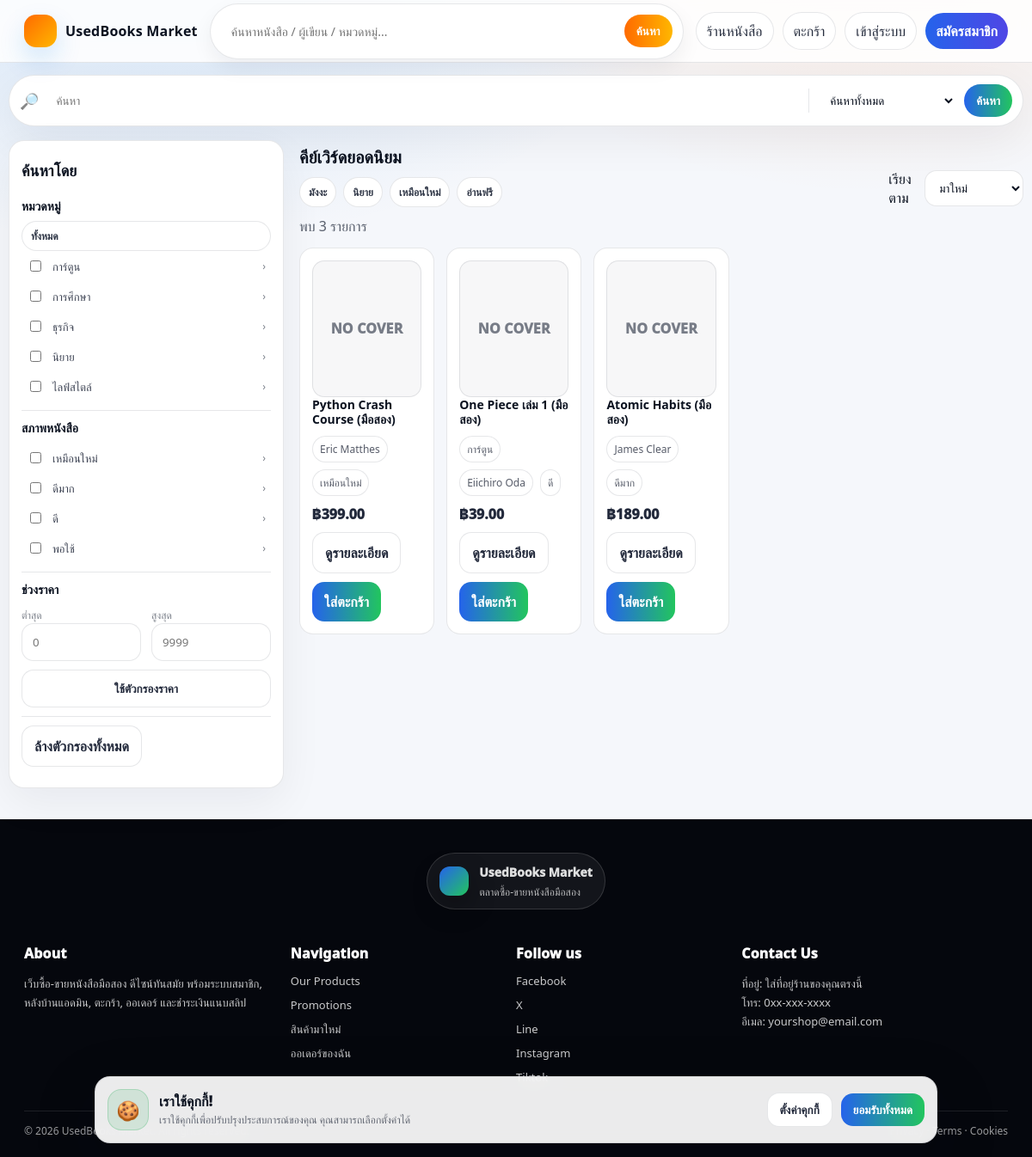
Page /public/shop.php on the committed database.
### tables this page shows
CREATE TABLE IF NOT EXISTS categories (
  id INT AUTO_INCREMENT PRIMARY KEY,
  name VARCHAR(80) NOT NULL UNIQUE
);

CREATE TABLE IF NOT EXISTS books (
  id INT AUTO_INCREMENT PRIMARY KEY,
  title VARCHAR(200) NOT NULL,
  author VARCHAR(160) NULL,
  category_id INT NULL,
  price DECIMAL(10,2) NOT NULL DEFAULT 0,
  `condition` ENUM('เหมือนใหม่','ดีมาก','ดี','พอใช้') NOT NULL DEFAULT 'ดี',
  stock INT NOT NULL DEFAULT 1,
  description TEXT NULL,
  cover_path VARCHAR(255) NULL,
  preview_path VARCHAR(255) NULL,
  is_published TINYINT(1) NOT NULL DEFAULT 1,
  created_at TIMESTAMP DEFAULT CURRENT_TIMESTAMP,
  FOREIGN KEY (category_id) REFERENCES categories(id) ON DELETE SET NULL
);

### config/auth.php (called while the page is built, shortened)
<?php
function e($s){ return htmlspecialchars((string)$s, ENT_QUOTES, 'UTF-8'); }

### public/shop.php (the view, shortened to what this page needs)
<?php
require_once __DIR__ . "/../config/auth.php";
require_once __DIR__ . "/partials/header.php";
$q = trim($_GET["q"] ?? "");
$scope = $_GET["scope"] ?? "all";
$cat = $_GET["cat"] ?? "";
$cond = $_GET["cond"] ?? "";
$minp = $_GET["minp"] ?? "";
$maxp = $_GET["maxp"] ?? "";
$sort = $_GET["sort"] ?? "new";
$page = max(1, (int)($_GET["page"] ?? 1));
$per = 12;
$off = ($page-1) * $per;
$cats = $pdo->query("SELECT id,name FROM categories ORDER BY name")->fetchAll();
$where = ["b.is_published=1 AND IFNULL(b.is_deleted,0)=0"];
$params = [];
$cond_allowed = ["เหมือนใหม่","ดีมาก","ดี","พอใช้"];
$wsql = $where ? ("WHERE " . implode(" AND ", $where)) : "";
$order = "b.id DESC";
$count = $pdo->prepare("SELECT COUNT(*) FROM books b $wsql");
$count->execute($params);
$total = (int)$count->fetchColumn();
$sql = "SELECT b.*, c.name AS category_name
        FROM books b
        LEFT JOIN categories c ON c.id=b.category_id
        $wsql
        ORDER BY $order
        LIMIT $per OFFSET $off";
$stmt = $pdo->prepare($sql);
$stmt->execute($params);
$books = $stmt->fetchAll();
function build_url($overrides=[]){
  $q = $_GET;
  foreach($overrides as $k=>$v){
    if($v === null) unset($q[$k]);
    else $q[$k] = $v;
  }
  $qs = http_build_query($q);
  return "shop.php" . ($qs ? ("?$qs") : "");
}
?>
<div class="container bw-top">
  <form class="bw-searchbar" method="get" action="shop.php">
    <span style="font-size:18px;opacity:.75">🔎</span>
    <input name="q" value="<?php echo e($q); ?>" placeholder="ค้นหา" />
    <select name="scope">
      <option value="all" <?php echo $scope==="all"?"selected":""; ?>>ค้นหาทั้งหมด</option>
    </select>
    <button class="btn blue" type="submit">ค้นหา</button>
  </form>
</div>
<div class="container section bw-layout">
  <aside class="bw-side">
    <h3>ค้นหาโดย</h3>
    <div class="facet">
      <h4>หมวดหมู่</h4>
      <div class="footer-links">
        <a class="chip" href="<?php echo e(build_url(["cat"=>null,"page"=>1])); ?>">ทั้งหมด</a>
      </div>
      <?php foreach($cats as $c): ?>
        <div class="row">
          <label style="display:flex;align-items:center;gap:10px">
            <input type="checkbox" <?php echo ((string)$cat===(string)$c["id"])?"checked":""; ?>
              onclick="location.href='<?php echo e(build_url(['cat'=> ((string)$cat===(string)$c['id'])?null:$c['id'], 'page'=>1])); ?>'">
            <?php echo e($c["name"]); ?>
          </label>
          <span class="mini">›</span>
        </div>
      <?php endforeach; ?>
    </div>
    <div class="facet">
      <h4>สภาพหนังสือ</h4>
      <?php foreach($cond_allowed as $cc): ?>
        <div class="row">
          <label style="display:flex;align-items:center;gap:10px">
            <input type="checkbox" <?php echo ($cond===$cc)?"checked":""; ?>
              onclick="location.href='<?php echo e(build_url(['cond'=> ($cond===$cc)?null:$cc,'page'=>1])); ?>'">
            <?php echo e($cc); ?>
          </label>
          <span class="mini">›</span>
        </div>
      <?php endforeach; ?>
    </div>
    <div class="facet">
      <h4>ช่วงราคา</h4>
      <form class="form" method="get" action="shop.php" style="margin:0">
        <div class="split">
          <div>
            <label class="mini">ต่ำสุด</label>
            <input name="minp" value="<?php echo e($minp); ?>" placeholder="0">
          </div>
          <div>
            <label class="mini">สูงสุด</label>
            <input name="maxp" value="<?php echo e($maxp); ?>" placeholder="9999">
          </div>
        </div>
        <button class="btn ghost" type="submit">ใช้ตัวกรองราคา</button>
      </form>
    </div>
    <div class="facet">
      <a class="btn ghost" href="shop.php">ล้างตัวกรองทั้งหมด</a>
    </div>
  </aside>
  <main class="bw-main">
    <div class="bw-head">
      <div>
        <h2>คีย์เวิร์ดยอดนิยม</h2>
        <div class="chips" style="margin-top:10px">
          <a class="chip" href="<?php echo e(build_url(['q'=>'มังงะ','page'=>1])); ?>"><strong>มังงะ</strong></a>
          <a class="chip" href="<?php echo e(build_url(['q'=>'นิยาย','page'=>1])); ?>"><strong>นิยาย</strong></a>
          <a class="chip" href="<?php echo e(build_url(['cond'=>'เหมือนใหม่','page'=>1])); ?>"><strong>เหมือนใหม่</strong></a>
          <a class="chip" href="<?php echo e(build_url(['q'=>'อ่านฟรี','page'=>1])); ?>"><strong>อ่านฟรี</strong></a>
        </div>
      </div>
      <div class="bw-sort">
        <span class="mini">เรียงตาม</span>
        <select onchange="location.href=this.value">
          <option value="<?php echo e(build_url(['sort'=>'new','page'=>1])); ?>" <?php echo $sort==='new'?'selected':''; ?>>มาใหม่</option>
        </select>
      </div>
    </div>
    <p class="muted" style="margin:0 0 12px">พบ <?php echo $total; ?> รายการ</p>
    <div class="grid">
      <?php foreach($books as $b): ?>
        <div class="book">
          <a href="book.php?id=<?php echo (int)$b['id']; ?>" style="text-decoration:none">
            <div class="book-thumb">
              <?php if(!empty($b["cover_path"])): ?>
                <img src="<?php echo e($b["cover_path"]); ?>" alt="">
              <?php else: ?>
                <div class="placeholder">NO COVER</div>
              <?php endif; ?>
            </div>
            <h3><?php echo e($b["title"]); ?></h3>
          </a>
          <div class="meta">
            <?php if(!empty($b["category_name"])): ?><span class="tag"><?php echo e($b["category_name"]); ?></span><?php endif; ?>
            <?php if(!empty($b["author"])): ?><span class="tag"><?php echo e($b["author"]); ?></span><?php endif; ?>
            <span class="tag"><?php echo e($b["condition"]); ?></span>
          </div>
          <div class="price">฿<?php echo number_format((float)$b["price"],2); ?></div>
          <div style="display:flex;gap:10px;flex-wrap:wrap">
            <a class="btn ghost" href="book.php?id=<?php echo (int)$b['id']; ?>">ดูรายละเอียด</a>
            <a class="btn blue" href="add_to_cart.php?id=<?php echo (int)$b['id']; ?>">ใส่ตะกร้า</a>
          </div>
        </div>
      <?php endforeach; ?>
    </div>
  </main>
</div>
<?php require_once __DIR__ . "/partials/footer.php"; ?>
</body></html>

### rows in the picture
categories: name "การ์ตูน"
categories: name "การศึกษา"
categories: name "ธุรกิจ"
categories: name "นิยาย"
categories: name "ไลฟ์สไตล์"
books: shows "NO COVER", title "Python Crash Course (มือสอง)", author "Eric Matthes", condition "เหมือนใหม่", price "399.00"
books: shows "NO COVER", title "One Piece เล่ม 1 (มือสอง)", category.name "การ์ตูน", author "Eiichiro Oda", condition "ดี", price "39.00"
books: shows "NO COVER", title "Atomic Habits (มือสอง)", author "James Clear", condition "ดีมาก", price "189.00"

### other values in the picture
$cc "เหมือนใหม่"
$cc "ดีมาก"
$cc "ดี"
$cc "พอใช้"
$total "3"
